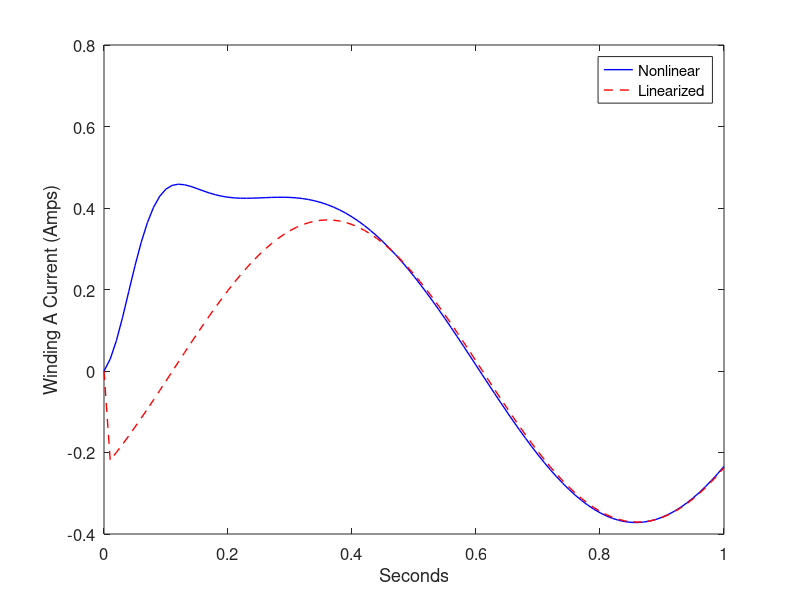
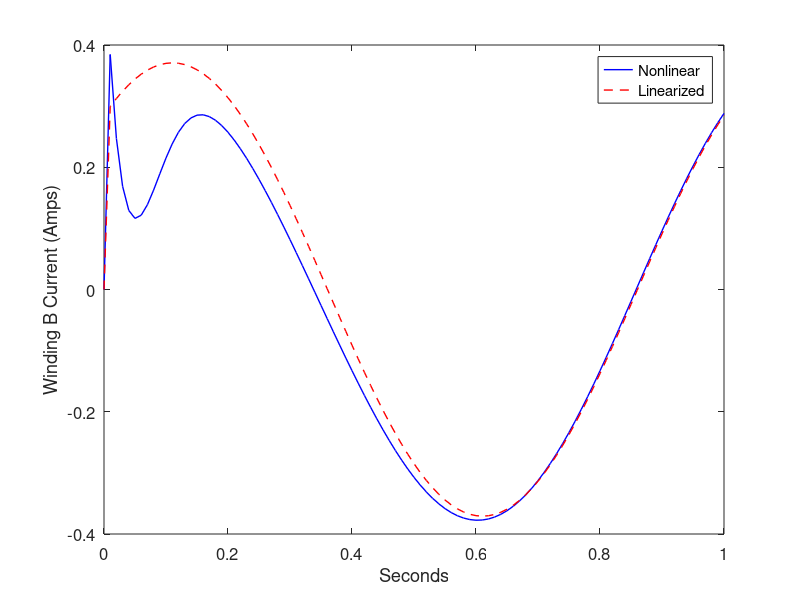
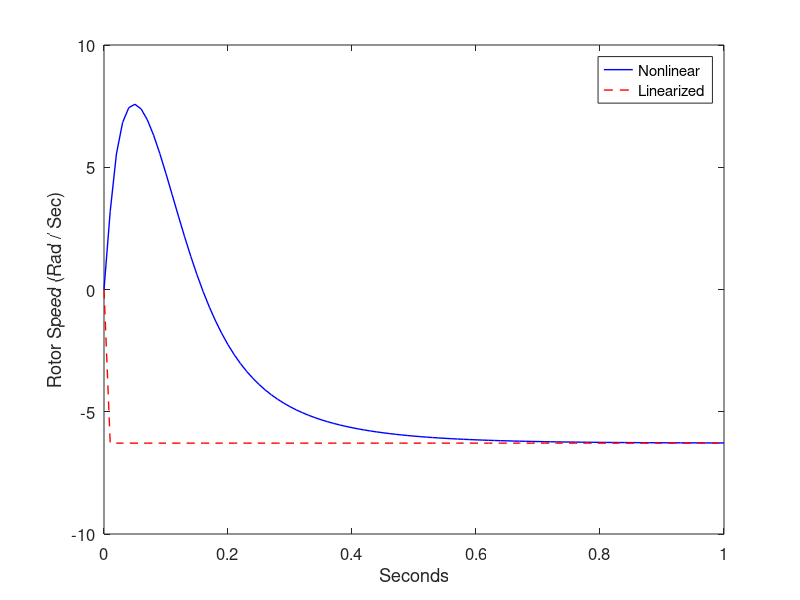
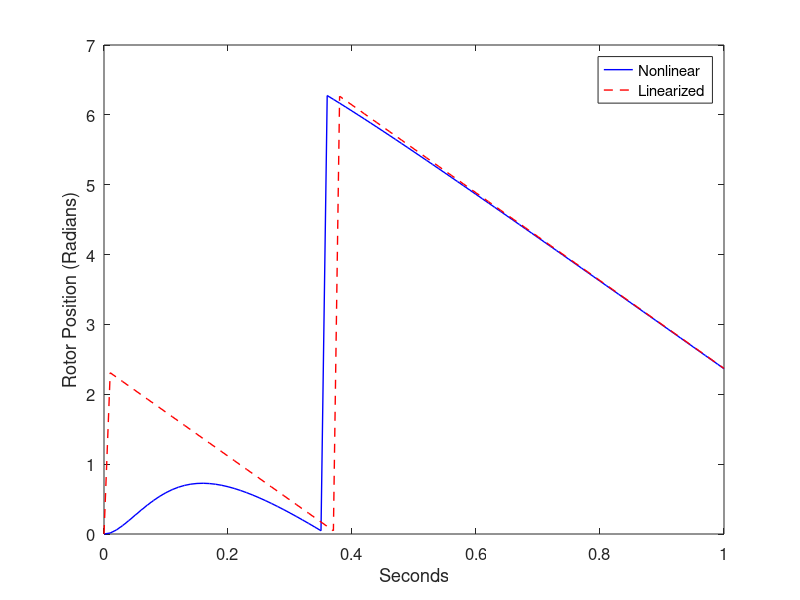

Here is the MATLAB script that generated these plots, in order:
function MotorSim(ControlChange)

% Two-phase step motor simulation.
% This file can be used to investigate the effects of linearization.
% If ControlChange = 0 then the nonlinear and linearized simulations should
% match exactly (in steady state). As ControlChange increases, the linearized simulation
% diverges more and more from the nonlinear simulation.

if ~exist('ControlChange', 'var')
    ControlChange = 0;
end

Ra = 1.9; % Winding resistance
L = 0.003; % Winding inductance
lambda = 0.1; % Motor constant
J = 0.00018; % Moment of inertia
B = 0.001; % Coefficient of viscous friction

dt = 0.0005; % Integration step size
tf = 1; % Simulation length 

x = [0; 0; 0; 0]; % Initial state
xlin = x; % Linearized approximation of state
w = 2 * pi; % Control input frequency

dtPlot = 0.005; % How often to plot results
tPlot = -inf;

% Initialize arrays for plotting at the end of the program
xArray = [];
xlinArray = [];
tArray = [];

dx = x - xlin; % Difference between true state and linearized state

tStart = cputime;

% Begin simulation loop
for t = 0 : dt : tf
    if t >= tPlot + dtPlot
        % Save data for plotting
        tPlot = t + dtPlot - eps;
        xArray = [xArray x];
        xlinArray = [xlinArray xlin];
        tArray = [tArray t];
    end
    % Nonlinear simulation
    ua0 = sin(w*t); % nominal winding A control input
    ub0 = cos(w*t); % nominal winding B control input
    ua = (1 + ControlChange) * sin(w*t); % true winding A control input
    ub = (1 + ControlChange) * cos(w*t); % true winding B control input
    xdot = [-Ra/L*x(1) + x(3)*lambda/L*sin(x(4)) + ua/L;
        -Ra/L*x(2) - x(3)*lambda/L*cos(x(4)) + ub/L;
        -3/2*lambda/J*x(1)*sin(x(4)) + 3/2*lambda/J*x(2)*cos(x(4)) - B/J*x(3);
        x(3)];
    x = x + xdot * dt;
    x(4) = mod(x(4), 2*pi);
    % Linear simulation
    w0 = -6.2832; % nominal rotor speed
    theta0 = -6.2835 * t + 2.3679; % nominal rotor position
    ia0 = 0.3708 * cos(2*pi*(t-1.36)); % nominal winding a current
    ib0 = -0.3708 * sin(2*pi*(t-1.36)); % nominal winding b current
    du = [ua - ua0; ub - ub0];
    F = [-Ra/L 0 lambda/L*sin(theta0) w0*lambda/L*cos(theta0);
        0 -Ra/L -lambda/L*cos(theta0) w0*lambda/L*sin(theta0);
        -3/2*lambda/J*sin(theta0) 3/2*lambda/J*cos(theta0) -B/J -3/2*lambda/J*(ia0*cos(theta0)+ib0*sin(theta0));
        0 0 1 0];
    G = [1/L 0; 0 1/L; 0 0; 0 0];
    dxdot = F * dx + G * du;
    dx = dx + dxdot * dt;
    xlin = [ia0; ib0; w0; theta0] + dx;
    xlin(4) = mod(xlin(4), 2*pi);
end

TCPU = cputime - tStart;
disp(['CPU time = ', num2str(TCPU)]);

% Compare linear and nonlinear simulation.
close all;
figure; hold on;
plot(tArray,xArray(1,:),'b-','LineWidth',1.0);
plot(tArray,xlinArray(1,:),'r--','LineWidth',1.0); 
set(gca,'FontSize',12); set(gcf,'Color','White'); set(gca,'Box','on');
xlabel('Seconds'); ylabel('Winding A Current (Amps)');
legend('Nonlinear', 'Linearized');

figure; hold on;
plot(tArray,xArray(2,:),'b-','LineWidth',1.0);
plot(tArray,xlinArray(2,:),'r--','LineWidth',1.0); 
set(gca,'FontSize',12); set(gcf,'Color','White'); set(gca,'Box','on');
xlabel('Seconds'); ylabel('Winding B Current (Amps)');
legend('Nonlinear', 'Linearized');

figure; hold on;
plot(tArray,xArray(3,:),'b-','LineWidth',1.0);
plot(tArray,xlinArray(3,:),'r--','LineWidth',1.0); 
set(gca,'FontSize',12); set(gcf,'Color','White'); set(gca,'Box','on');
xlabel('Seconds'); ylabel('Rotor Speed (Rad / Sec)');
legend('Nonlinear', 'Linearized');

figure; hold on;
plot(tArray,xArray(4,:),'b-','LineWidth',1.0);
plot(tArray,xlinArray(4,:),'r--','LineWidth',1.0); 
set(gca,'FontSize',12); set(gcf,'Color','White'); set(gca,'Box','on');
xlabel('Seconds'); ylabel('Rotor Position (Radians)');
legend('Nonlinear', 'Linearized');

% Put all four plots in a single figure
figure;
set(gcf,'Color','White'); 

subplot(2,2,1); hold on;
plot(tArray,xArray(3,:),'b-','LineWidth',1.5);
plot(tArray,xlinArray(3,:),'r--','LineWidth',1.5); 
set(gca,'FontSize',12); set(gca,'Box','on');
ylabel('Speed (Rad / Sec)');
legend('Nonlinear', 'Linearized');

subplot(2,2,2); hold on;
plot(tArray,xArray(4,:),'b-','LineWidth',1.5);
plot(tArray,xlinArray(4,:),'r--','LineWidth',1.5); 
set(gca,'FontSize',12); set(gca,'Box','on');
ylabel('Position (Radians)');

subplot(2,2,3); hold on;
plot(tArray,xArray(1,:),'b-','LineWidth',1.5);
plot(tArray,xlinArray(1,:),'r--','LineWidth',1.5); 
set(gca,'FontSize',12); set(gca,'Box','on');
xlabel('Seconds'); ylabel('Current A (Amps)');

subplot(2,2,4); hold on;
plot(tArray,xArray(2,:),'b-','LineWidth',1.5);
plot(tArray,xlinArray(2,:),'r--','LineWidth',1.5); 
set(gca,'FontSize',12); set(gca,'Box','on');
xlabel('Seconds'); ylabel('Current B (Amps)');
